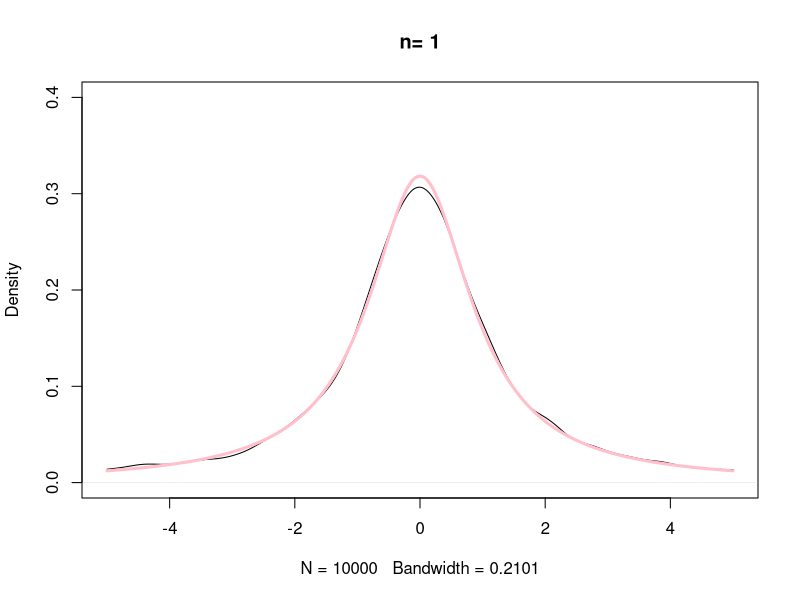
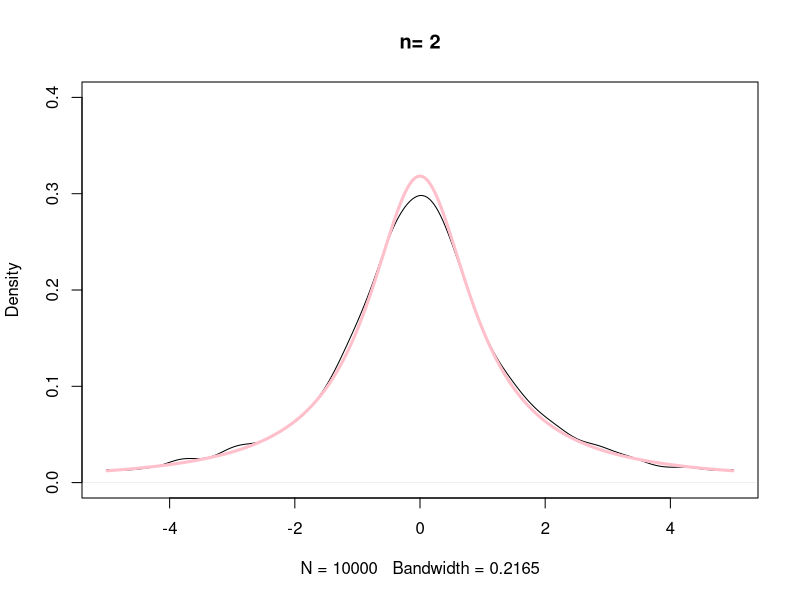
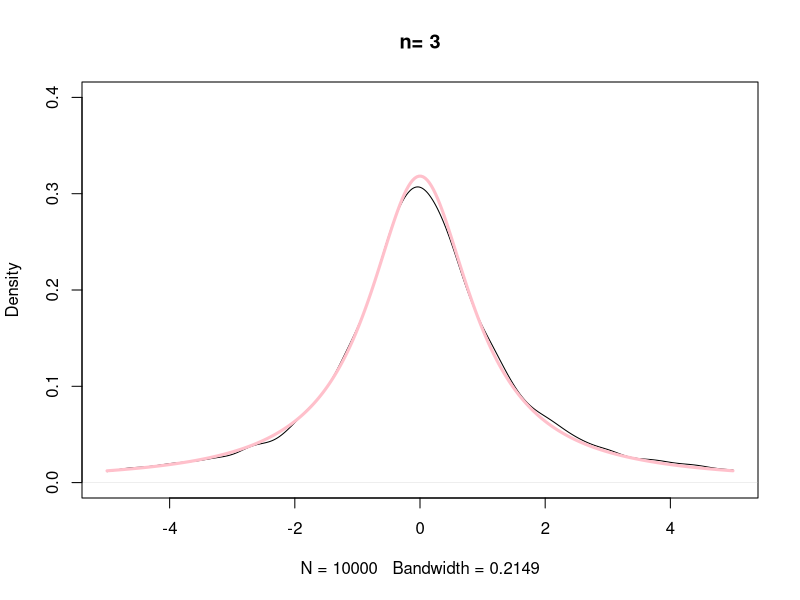
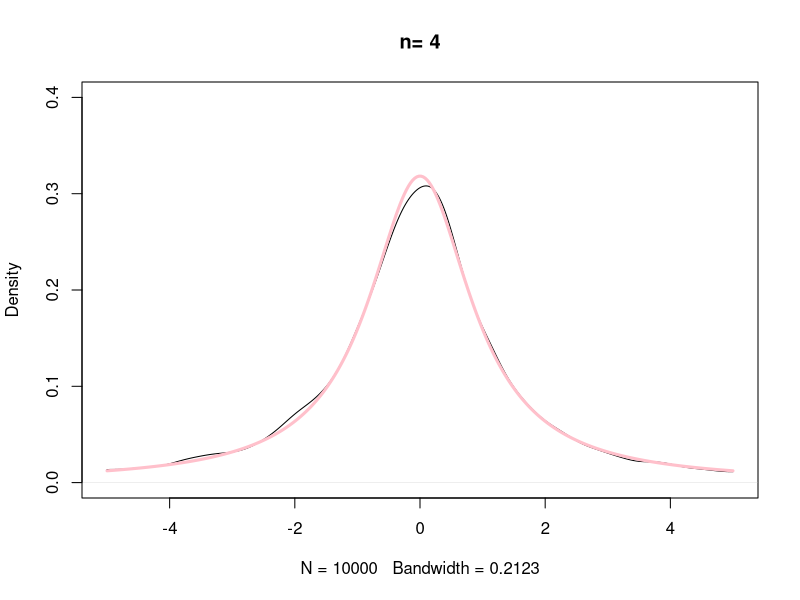
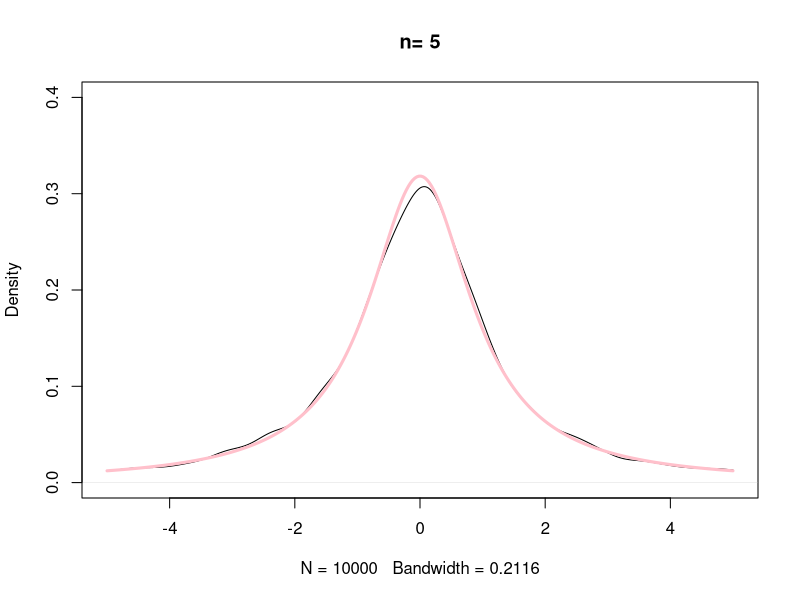
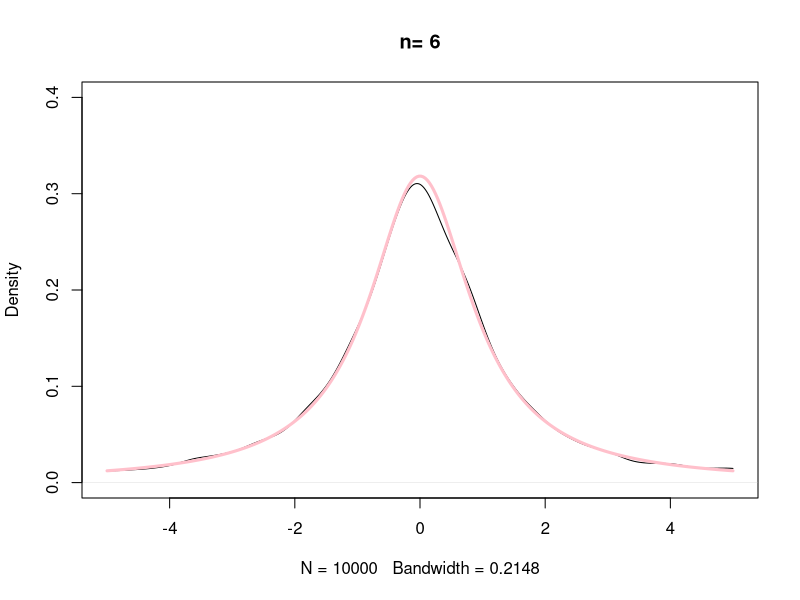
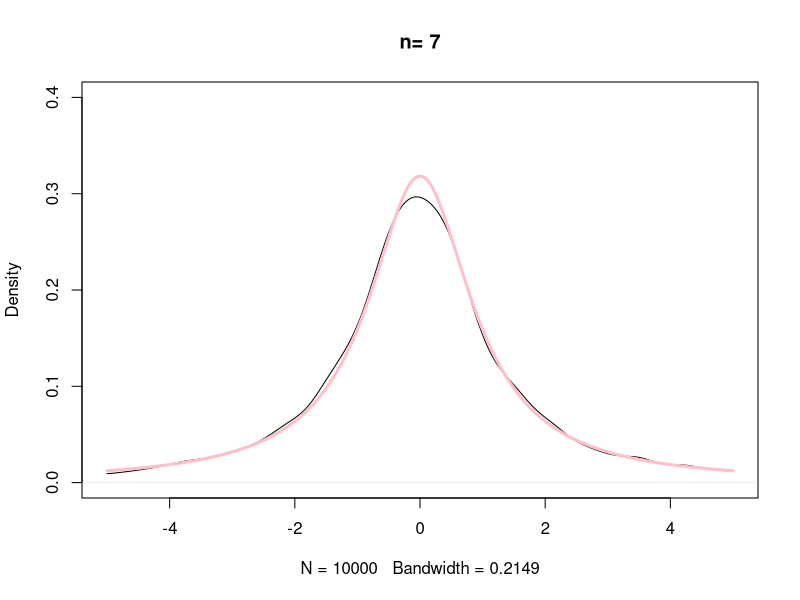
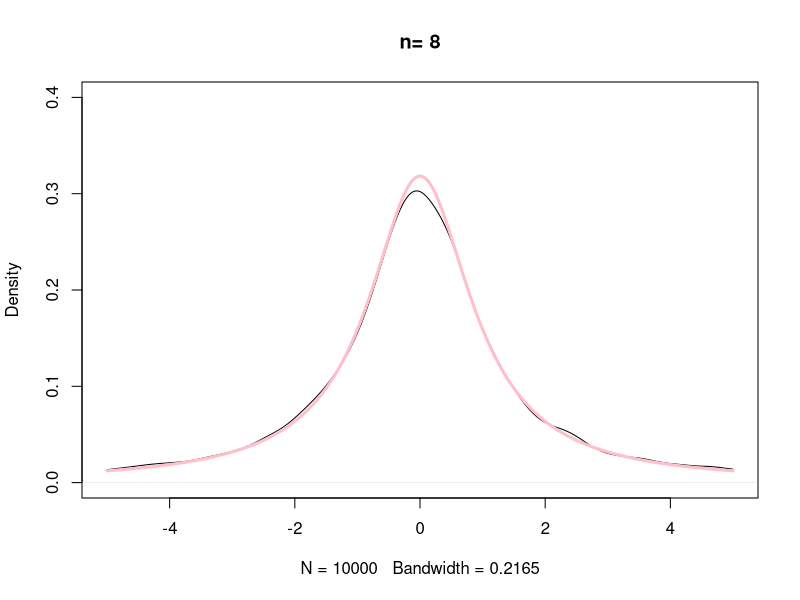

Recreate these plots in R, in order.
library(MASS)

g <- seq(-5,5,length=300)

for(n in 1:9)
  {
  x <- matrix(rcauchy(10000*n),10000,n)
  xbar <- apply(x,MARGIN=1,mean)
  plot(density(xbar,from=-5,to=5),ylim=c(0,0.4),main=paste("n=",n))
  lines(g,dcauchy(g),lwd=3,col="pink")
  }
  
